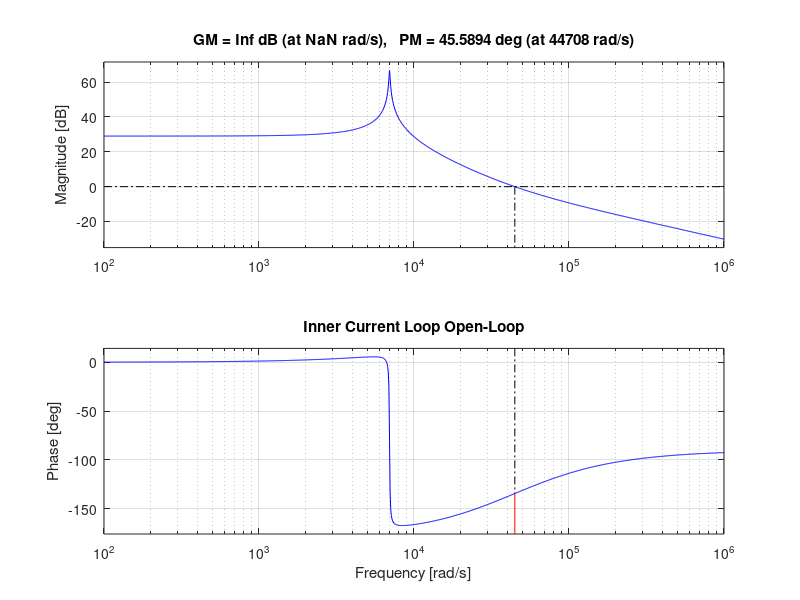
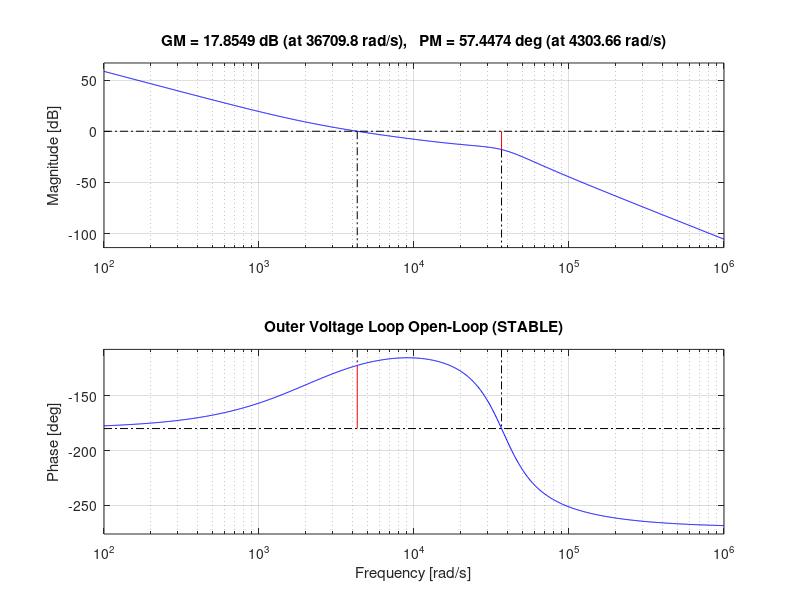
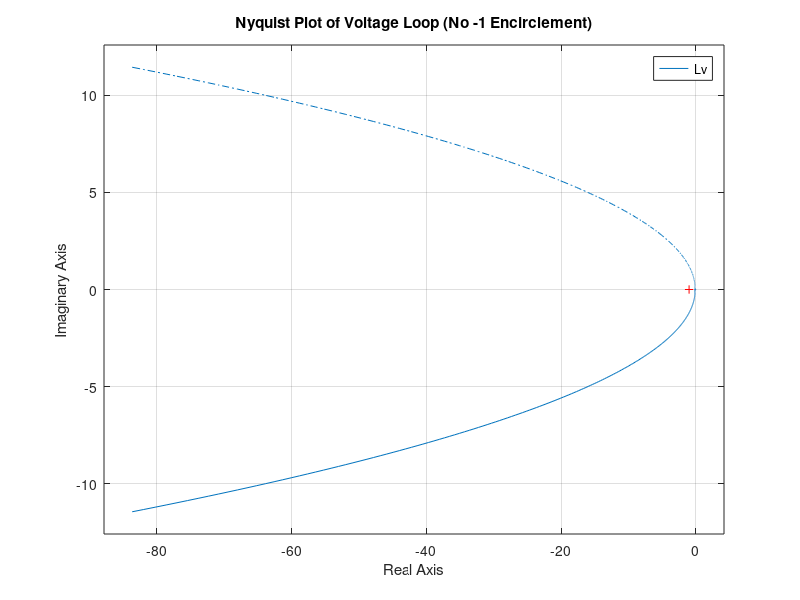
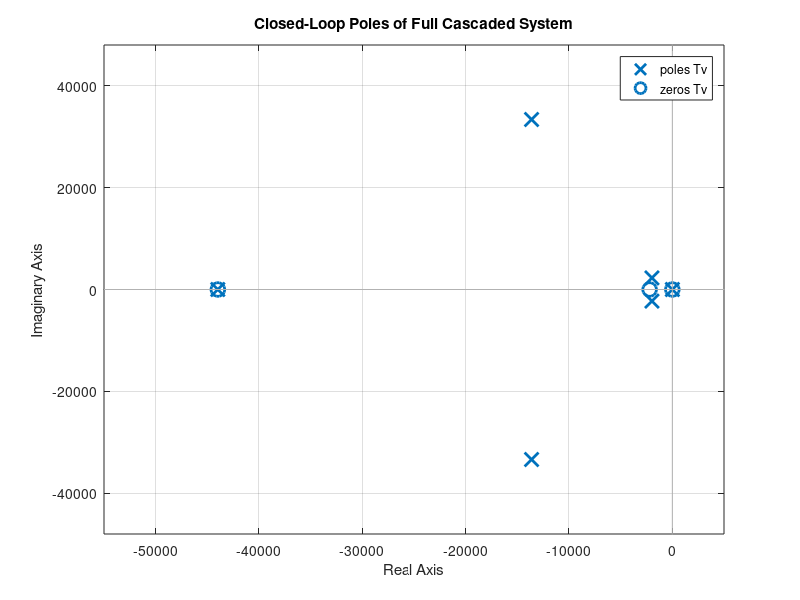

Here is the MATLAB script that generated these plots, in order:
clc; clear; close all;

% Parameters
L  = 0.4137e-3;
C  = 50e-6;
RL = 0.03799;
Vb = 750;
fs = 70e3;

s = tf('s');

% Plant
den = s^2 + (RL/L)*s + 1/(L*C);
Gid = (Vb/L)*s / den;     % duty -> inductor current
Gvi = -1/(C*s);           % current -> PV voltage

% INNER CURRENT CONTROLLER (7 kHz)
fci = 7e3;
wci = 2*pi*fci;

wi_i = wci;
Kp_i = wci*L/(sqrt(2)*Vb);
Ki_i = Kp_i*wi_i;

Ci = Kp_i*(1 + wi_i/s);

% Close current loop
Li = Ci * Gid;
Ti = feedback(Li,1);      % iL / iL*

%% =========================
% OUTER VOLTAGE CONTROLLER (700 Hz)
%% =========================
fcv = 700;
wcv = 2*pi*fcv;

% PI zero
wi_v = 0.5*wcv;

% HF stabilising pole (KEY FIX)
wp_v = 10*wcv;

% Gains
Kp_v = 2*C*wcv / sqrt(1 + (wcv/wi_v)^2);
Ki_v = Kp_v * wi_v;

% Voltage controller (PI + pole)
Cv = -Kp_v * (1 + wi_v/s) * (1 / (1 + s/wp_v));

% FULL CASCADED SYSTEM
Gv_eff = Gvi * Ti;        % v_pv / iL*
Lv = Cv * Gv_eff;         % voltage open-loop
Tv = feedback(Lv,1);      % v_pv / v_pv*

% ANALYSIS

% Inner loop
figure;
margin(Li)
title('Inner Current Loop Open-Loop');
grid on;

% Voltage loop (with stabilisation)
figure;
margin(Lv)
title('Outer Voltage Loop Open-Loop (STABLE)');
grid on;

% Nyquist (THIS is the proof)
figure;
nyquist(Lv)
grid on;
title('Nyquist Plot of Voltage Loop (No -1 Encirclement)');

% Closed-loop poles
figure;
pzmap(Tv)
grid on;
title('Closed-Loop Poles of Full Cascaded System');

% Step response
figure;
step(Tv)
grid on;
title('Closed-Loop PV Voltage Step Response');
